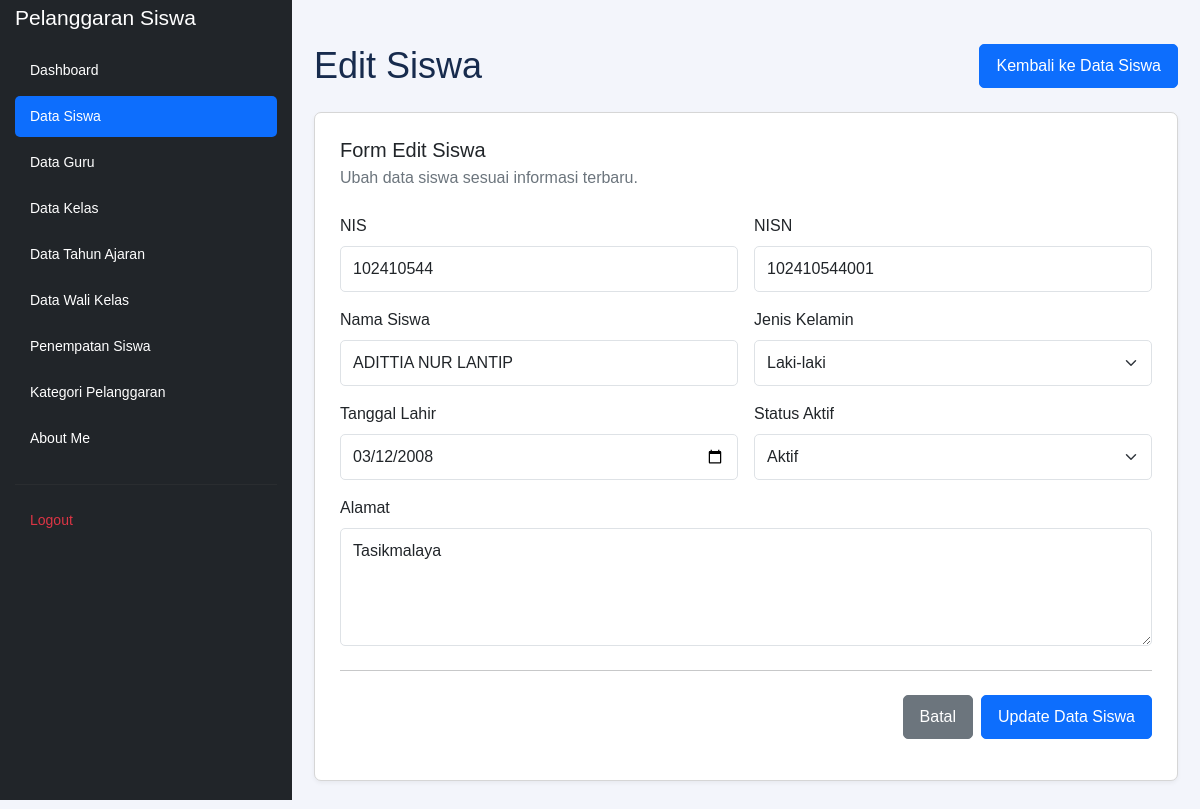
Page /edit_siswa.php?id=101 (signed in) on the committed database.
### tables this page shows
CREATE TABLE `t_siswa` (
  `id` int(11) NOT NULL,
  `nis` varchar(30) DEFAULT NULL,
  `nisn` varchar(20) NOT NULL,
  `nama` varchar(150) DEFAULT NULL,
  `jenis_kelamin` char(1) NOT NULL,
  `tanggal_lahir` date NOT NULL,
  `alamat` text NOT NULL,
  `status_aktif` tinyint(1) NOT NULL,
  `created_at` timestamp NOT NULL DEFAULT current_timestamp(),
  `updated_at` timestamp NOT NULL DEFAULT current_timestamp()
);

### edit_siswa.php (the view, shortened to what this page needs)
<?php
include 'config/koneksi.php';
$id = (int) $_GET['id'];
$sql = "SELECT * FROM t_siswa WHERE id = $id";
$hasil = mysqli_query($koneksi, $sql);
$data = mysqli_fetch_assoc($hasil);
?>
<!DOCTYPE html>
<html lang="id">
<head>
    <link href="https://cdn.jsdelivr.net/npm/bootstrap@5.3.3/dist/css/bootstrap.min.css"
          rel="stylesheet">
</head>
<body>
    <aside class="sidebar">
        <h5 class="sidebar-title">Pelanggaran Siswa</h5>
        <nav class="nav flex-column">
            <a href="dashboard.php" class="nav-link">
                Dashboard
            </a>
            <a href="kelola_siswa.php" class="nav-link active">
                Data Siswa
            </a>
            <a href="kelola_guru.php" class="nav-link">
                Data Guru
            </a>
            <a href="kelola_kelas.php" class="nav-link">
                Data Kelas
            </a>
            <a href="kelola_tahun_ajaran.php" class="nav-link">
                Data Tahun Ajaran
            </a>
            <a href="kelola_walikelas.php" class="nav-link">
                Data Wali Kelas
            </a>
            <a href="penempatan_siswa.php" class="nav-link">
                Penempatan Siswa
            </a>
            <a href="kategori_pelanggaran.php" class="nav-link">
                Kategori Pelanggaran
            </a>
            <a href="about.php" class="nav-link">
                About Me
            </a>
            <hr>
            <a href="logout.php" class="nav-link logout"
               onclick="return confirm('Yakin ingin logout?')">
                Logout
            </a>
        </nav>
    </aside>
    <main class="main-content">
        <div class="d-flex justify-content-between align-items-center flex-wrap gap-2 mb-4">
            <h1 class="page-title mb-0">Edit Siswa</h1>
            <a href="kelola_siswa.php" class="btn btn-primary">
                Kembali ke Data Siswa
            </a>
        </div>
        <div class="form-card">
            <h5 class="mb-1">Form Edit Siswa</h5>
            <p class="text-secondary mb-4">
                Ubah data siswa sesuai informasi terbaru.
            </p>
            <form action="proses_edit_siswa.php" method="POST">
                <div class="row g-3">
                    <div class="col-md-6">
                        <label for="nis" class="form-label">NIS</label>
                        <input type="text"
                               class="form-control"
                               id="nis"
                               name="nis"
                               value="<?= htmlspecialchars($data['nis']) ?>"
                               required>
                    </div>
                    <div class="col-md-6">
                        <label for="nisn" class="form-label">NISN</label>
                        <input type="text"
                               class="form-control"
                               id="nisn"
                               name="nisn"
                               value="<?= htmlspecialchars($data['nisn']) ?>"
                               required>
                    </div>
                    <div class="col-md-6">
                        <label for="nama" class="form-label">Nama Siswa</label>
                        <input type="text"
                               class="form-control"
                               id="nama"
                               name="nama"
                               value="<?= htmlspecialchars($data['nama']) ?>"
                               required>
                    </div>
                    <div class="col-md-6">
                        <label for="jenis_kelamin" class="form-label">
                            Jenis Kelamin
                        </label>
                        <select class="form-select"
                                id="jenis_kelamin"
                                name="jenis_kelamin"
                                required>
                            <option value="L"
                                <?= $data['jenis_kelamin'] == 'L' ? 'selected' : '' ?>>
                                Laki-laki
                            </option>
                        </select>
                    </div>
                    <div class="col-md-6">
                        <label for="tanggal_lahir" class="form-label">
                            Tanggal Lahir
                        </label>
                        <input type="date"
                               class="form-control"
                               id="tanggal_lahir"
                               name="tanggal_lahir"
                               value="<?= htmlspecialchars($data['tanggal_lahir']) ?>"
                               required>
                    </div>
                    <div class="col-md-6">
                        <label for="status_aktif" class="form-label">
                            Status Aktif
                        </label>
                        <select class="form-select"
                                id="status_aktif"
                                name="status_aktif"
                                required>
                            <option value="1"
                                <?= $data['status_aktif'] == 1 ? 'selected' : '' ?>>
                                Aktif
                            </option>
                        </select>
                    </div>
                    <div class="col-12">
                        <label for="alamat" class="form-label">Alamat</label>
                        <textarea class="form-control"
                                  id="alamat"
                                  name="alamat"
                                  rows="4"
                                  required><?= htmlspecialchars($data['alamat']) ?></textarea>
                    </div>
                </div>
                <hr class="my-4">
                <div class="d-flex justify-content-end gap-2 flex-wrap">
                    <a href="kelola_siswa.php" class="btn btn-secondary">
                        Batal
                    </a>
                    <button type="submit" class="btn btn-primary">
                        Update Data Siswa
                    </button>

### edit_siswa.php (style rules this page uses)
body { margin: 0; background-color: #f3f5fb; font-family: Arial, sans-serif; }
.sidebar { width: 292px; height: 100vh; background-color: #212529; color: white; position: fixed; top: 0; left: 0; padding: 0 15px; overflow-y: auto; z-index: 1000; }
.sidebar-title { font-size: 21px; color: white; padding: 5px 0 20px; margin: 0; }
.sidebar .nav-link { color: white; padding: 10px 15px; margin-bottom: 5px; border-radius: 5px; font-size: 14px; }
.sidebar .nav-link.active { background-color: #0d6efd; color: white; }
.sidebar hr { border-color: #454545; margin-top: 20px; margin-bottom: 15px; }
.sidebar .logout { color: #dc3545; }
.main-content { margin-left: 292px; padding: 20px 22px; min-height: 100vh; }
.page-title { font-size: 36px; font-weight: 400; color: #172b4d; margin-bottom: 25px; }
.form-card { background: white; border: 1px solid #d6d6d6; border-radius: 7px; padding: 25px; box-shadow: 0 2px 4px rgba(0, 0, 0, 0.05); }
.form-label { font-weight: 500; color: #212529; }
.form-control, .form-select { padding: 10px 12px; border-radius: 5px; }
.btn { border-radius: 5px; padding: 9px 16px; }

### rows in the picture
t_siswa: nis "102410544", nisn "102410544001", nama "ADITTIA NUR LANTIP", jenis_kelamin "Laki-laki", tanggal_lahir "03/12/2008", status_aktif "Aktif", alamat "Tasikmalaya"
